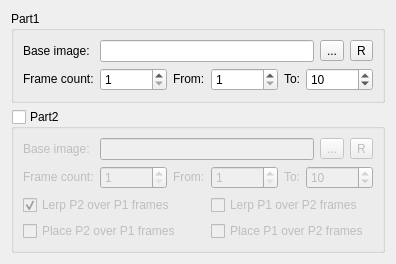
          <widget class="QWidget" name="SpriteTab">
           <property name="autoFillBackground">
            <bool>true</bool>
           </property>
           <attribute name="title">
            <string>Sprite</string>
           </attribute>
           <layout class="QGridLayout" name="gridLayout_11">
            <item row="1" column="0">
             <widget class="QGroupBox" name="Part2Maker">
              <property name="sizePolicy">
               <sizepolicy hsizetype="MinimumExpanding" vsizetype="Preferred">
                <horstretch>0</horstretch>
                <verstretch>0</verstretch>
               </sizepolicy>
              </property>
              <property name="maximumSize">
               <size>
                <width>400</width>
                <height>16777215</height>
               </size>
              </property>
              <property name="title">
               <string>Part2</string>
              </property>
              <property name="checkable">
               <bool>true</bool>
              </property>
              <property name="checked">
               <bool>false</bool>
              </property>
              <layout class="QGridLayout" name="gridLayout_15">
               <item row="0" column="0" colspan="2">
                <widget class="QLabel" name="label_13">
                 <property name="sizePolicy">
                  <sizepolicy hsizetype="Preferred" vsizetype="Preferred">
                   <horstretch>0</horstretch>
                   <verstretch>0</verstretch>
                  </sizepolicy>
                 </property>
                 <property name="text">
                  <string>Base image:</string>
                 </property>
                </widget>
               </item>
               <item row="2" column="0" colspan="2">
                <widget class="QLabel" name="label_15">
                 <property name="sizePolicy">
                  <sizepolicy hsizetype="Fixed" vsizetype="Fixed">
                   <horstretch>0</horstretch>
                   <verstretch>0</verstretch>
                  </sizepolicy>
                 </property>
                 <property name="text">
                  <string>Frame count:</string>
                 </property>
                </widget>
               </item>
               <item row="2" column="6">
                <widget class="QLabel" name="label_14">
                 <property name="sizePolicy">
                  <sizepolicy hsizetype="Fixed" vsizetype="Fixed">
                   <horstretch>0</horstretch>
                   <verstretch>0</verstretch>
                  </sizepolicy>
                 </property>
                 <property name="text">
                  <string>To:</string>
                 </property>
                </widget>
               </item>
               <item row="4" column="0" colspan="4">
                <widget class="QCheckBox" name="Part2PlaceP2P1Maker">
                 <property name="sizePolicy">
                  <sizepolicy hsizetype="Fixed" vsizetype="Fixed">
                   <horstretch>0</horstretch>
                   <verstretch>0</verstretch>
                  </sizepolicy>
                 </property>
                 <property name="text">
                  <string>Place P2 over P1 frames</string>
                 </property>
                 <property name="autoExclusive">
                  <bool>true</bool>
                 </property>
                </widget>
               </item>
               <item row="3" column="0" colspan="4">
                <widget class="QCheckBox" name="Part2LerpP2P1Maker">
                 <property name="sizePolicy">
                  <sizepolicy hsizetype="Fixed" vsizetype="Fixed">
                   <horstretch>0</horstretch>
                   <verstretch>0</verstretch>
                  </sizepolicy>
                 </property>
                 <property name="text">
                  <string>Lerp P2 over P1 frames</string>
                 </property>
                 <property name="checked">
                  <bool>true</bool>
                 </property>
                 <property name="autoExclusive">
                  <bool>true</bool>
                 </property>
                </widget>
               </item>
               <item row="0" column="2" colspan="7">
                <layout class="QHBoxLayout" name="horizontalLayout_6">
                 <item>
                  <widget class="QLineEdit" name="Part2BaseImageMaker">
                   <property name="readOnly">
                    <bool>true</bool>
                   </property>
                  </widget>
                 </item>
                 <item>
                  <widget class="QToolButton" name="Part2BaseImageBrowseMaker">
                   <property name="text">
                    <string>...</string>
                   </property>
                  </widget>
                 </item>
                 <item>
                  <widget class="QToolButton" name="Part2BaseImageReloadMaker">
                   <property name="text">
                    <string>R</string>
                   </property>
                  </widget>
                 </item>
                </layout>
               </item>
               <item row="2" column="2">
                <widget class="QSpinBox" name="Part2FrameCountMaker">
                 <property name="minimum">
                  <number>1</number>
                 </property>
                 <property name="maximum">
                  <number>100000</number>
                 </property>
                </widget>
               </item>
               <item row="2" column="4" colspan="2">
                <widget class="QSpinBox" name="Part2FrameFromMaker">
                 <property name="minimum">
                  <number>1</number>
                 </property>
                 <property name="maximum">
                  <number>100000</number>
                 </property>
                </widget>
               </item>
               <item row="2" column="3">
                <widget class="QLabel" name="label_16">
                 <property name="sizePolicy">
                  <sizepolicy hsizetype="Fixed" vsizetype="Fixed">
                   <horstretch>0</horstretch>
                   <verstretch>0</verstretch>
                  </sizepolicy>
                 </property>
                 <property name="text">
                  <string>From:</string>
                 </property>
                </widget>
               </item>
               <item row="3" column="4" colspan="5">
                <widget class="QCheckBox" name="Part2LerpP1P2Maker">
                 <property name="sizePolicy">
                  <sizepolicy hsizetype="Fixed" vsizetype="Fixed">
                   <horstretch>0</horstretch>
                   <verstretch>0</verstretch>
                  </sizepolicy>
                 </property>
                 <property name="text">
                  <string>Lerp P1 over P2 frames</string>
                 </property>
                 <property name="autoExclusive">
                  <bool>true</bool>
                 </property>
                </widget>
               </item>
               <item row="4" column="4" colspan="5">
                <widget class="QCheckBox" name="Part2PlaceP1P2Maker">
                 <property name="sizePolicy">
                  <sizepolicy hsizetype="Fixed" vsizetype="Fixed">
                   <horstretch>0</horstretch>
                   <verstretch>0</verstretch>
                  </sizepolicy>
                 </property>
                 <property name="text">
                  <string>Place P1 over P2 frames</string>
                 </property>
                 <property name="autoExclusive">
                  <bool>true</bool>
                 </property>
                </widget>
               </item>
               <item row="2" column="7" colspan="2">
                <widget class="QSpinBox" name="Part2FrameToMaker">
                 <property name="minimum">
                  <number>1</number>
                 </property>
                 <property name="maximum">
                  <number>100000</number>
                 </property>
                 <property name="value">
                  <number>10</number>
                 </property>
                </widget>
               </item>
              </layout>
             </widget>
            </item>
            <item row="0" column="0">
             <widget class="QGroupBox" name="Part1Maker">
              <property name="sizePolicy">
               <sizepolicy hsizetype="MinimumExpanding" vsizetype="Preferred">
                <horstretch>0</horstretch>
                <verstretch>0</verstretch>
               </sizepolicy>
              </property>
              <property name="maximumSize">
               <size>
                <width>400</width>
                <height>16777215</height>
               </size>
              </property>
              <property name="title">
               <string>Part1</string>
              </property>
              <layout class="QGridLayout" name="gridLayout_12">
               <item row="1" column="3">
                <widget class="QSpinBox" name="Part1FrameFromMaker">
                 <property name="minimum">
                  <number>1</number>
                 </property>
                 <property name="maximum">
                  <number>100000</number>
                 </property>
                </widget>
               </item>
               <item row="0" column="0">
                <widget class="QLabel" name="label_7">
                 <property name="text">
                  <string>Base image:</string>
                 </property>
                </widget>
               </item>
               <item row="1" column="0">
                <widget class="QLabel" name="label_10">
                 <property name="sizePolicy">
                  <sizepolicy hsizetype="Fixed" vsizetype="Fixed">
                   <horstretch>0</horstretch>
                   <verstretch>0</verstretch>
                  </sizepolicy>
                 </property>
                 <property name="text">
                  <string>Frame count:</string>
                 </property>
                </widget>
               </item>
               <item row="1" column="1">
                <widget class="QSpinBox" name="Part1FrameCountMaker">
                 <property name="minimum">
                  <number>1</number>
                 </property>
                 <property name="maximum">
                  <number>100000</number>
                 </property>
                </widget>
               </item>
               <item row="1" column="2">
                <widget class="QLabel" name="label_12">
                 <property name="sizePolicy">
                  <sizepolicy hsizetype="Fixed" vsizetype="Fixed">
                   <horstretch>0</horstretch>
                   <verstretch>0</verstretch>
                  </sizepolicy>
                 </property>
                 <property name="text">
                  <string>From:</string>
                 </property>
                </widget>
               </item>
               <item row="0" column="1" colspan="7">
                <layout class="QHBoxLayout" name="horizontalLayout_3">
                 <item>
                  <widget class="QLineEdit" name="Part1BaseImageMaker">
                   <property name="readOnly">
                    <bool>true</bool>
                   </property>
                  </widget>
                 </item>
                 <item>
                  <widget class="QToolButton" name="Part1BaseImageBrowseMaker">
                   <property name="text">
                    <string>...</string>
                   </property>
                  </widget>
                 </item>
                 <item>
                  <widget class="QToolButton" name="Part1BaseImageReloadMaker">
                   <property name="text">
                    <string>R</string>
                   </property>
                  </widget>
                 </item>
                </layout>
               </item>
               <item row="1" column="4">
                <widget class="QLabel" name="label_11">
                 <property name="sizePolicy">
                  <sizepolicy hsizetype="Fixed" vsizetype="Fixed">
                   <horstretch>0</horstretch>
                   <verstretch>0</verstretch>
                  </sizepolicy>
                 </property>
                 <property name="text">
                  <string>To:</string>
                 </property>
                </widget>
               </item>
               <item row="1" column="5" colspan="3">
                <widget class="QSpinBox" name="Part1FrameToMaker">
                 <property name="minimum">
                  <number>1</number>
                 </property>
                 <property name="maximum">
                  <number>100000</number>
                 </property>
                 <property name="value">
                  <number>10</number>
                 </property>
                </widget>
               </item>
              </layout>
             </widget>
            </item>
           </layout>
          </widget>
